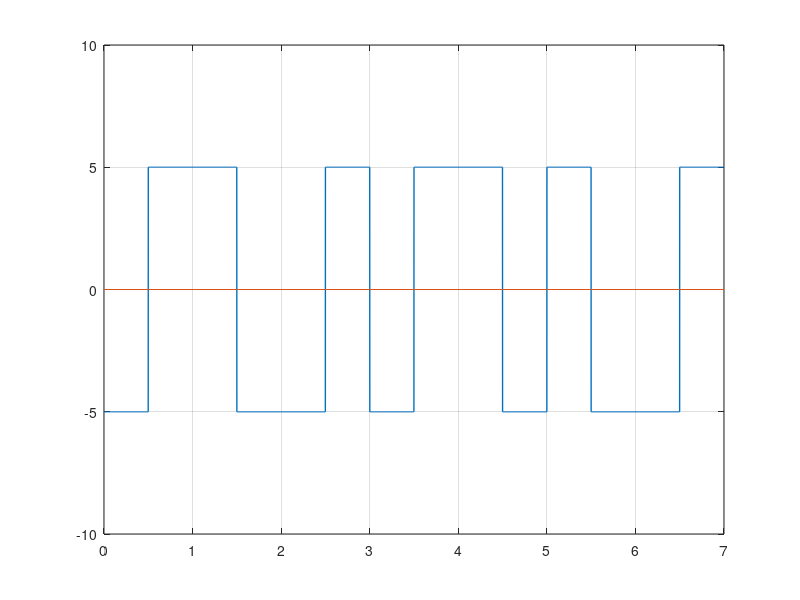

MATLAB code to generate this figure:
clc; #... Clear command line
clear all; #... Clear variables
close all; #... Clear figures

bits = [1 0 1 1 0 0 1];

#... Modulation
bitrate = 1;
voltage = 5;

sampling_rate = 1000;
sampling_time = 1/sampling_rate;

end_time = length(bits)/bitrate;
time = 0:sampling_time:end_time;

index = 1;

for i = 1:length(time)
    if bits(index) == 1
        modulation(i) = -voltage;
    else
        modulation(i) = voltage;
    endif
    if time(i)*bitrate >= index-(bitrate/2)
        modulation(i) = -modulation(i);
    endif
    if time(i)*bitrate >= index
        index = index+1;
    endif
endfor

plot(time, modulation,'LineWidth',1);
axis([0 end_time -voltage-5 voltage+5]);
line([0 end_time], [0,0]);
grid on;

#... Demodulation
index = 1;

for i = 1:length(modulation)
    if modulation(i) == -voltage && time(i)*bitrate < index-(bitrate/2)
        demodultaion(index) = 1;
    endif
    if modulation(i) == voltage && time(i)*bitrate < index-(bitrate/2)
        demodultaion(index) = 0;
    endif
    if time(i)*bitrate >= index
        index = index+1;
    endif
endfor

disp(demodultaion);
